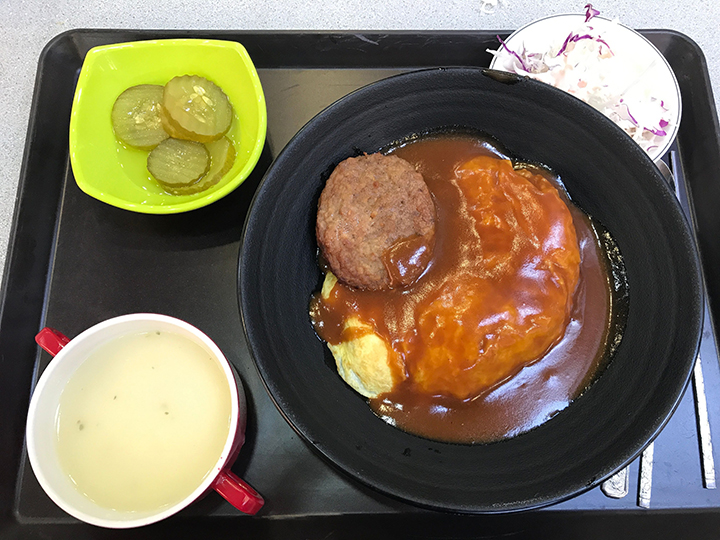
#> input picture images/lunch.JPG, 720 x 540 px, found by its file name
$ python object_detect.py
#> lines starting #> are read from the running program, lines starting #| are printed output that depends on the picture
import cv2

# multi-thread를 이용해 최적화, speed-up
cv2.setUseOptimized(True);
cv2.setNumThreads(4);

# read image
im = cv2.imread("images/lunch.jpg")
#> im is the input picture: shape (540, 720, 3); mean B, G, R 88.1, 108.9, 119.8

# resize image
newHeight = 200
newWidth = int(im.shape[1] * 200 / im.shape[0])
#> newWidth = 266
im = cv2.resize(im, (newWidth, newHeight))
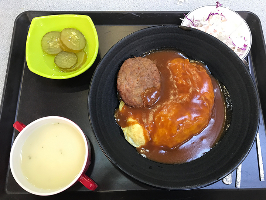
#> im: shape (200, 266, 3); mean B, G, R 88, 108.8, 119.7

# create Selective Search Segmentation Object using default parameters
ss = cv2.ximgproc.segmentation.createSelectiveSearchSegmentation()

# set input image on which we will run segmentation
ss.setBaseImage(im)

ss.switchToSelectiveSearchFast()

# run selective search segmentation on input image
rects = ss.process()
print('Total Number of Region Proposals: {}'.format(len(rects)))

# number of region proposals to show
numShowRects = 100
# increment to increase/decrease total number
# of reason proposals to be shown
increment = 10

cv2.imshow("Output", im)
while True:
    # create a copy of original image
    imOut = im.copy()

    # itereate over all the region proposals
    for i, rect in enumerate(rects):
        # draw rectangle for region proposal till numShowRects
        if (i < numShowRects):
            x, y, w, h = rect
            cv2.rectangle(imOut, (x, y), (x + w, y + h), (0, 255, 0), 1, cv2.LINE_AA)
        else:
            break
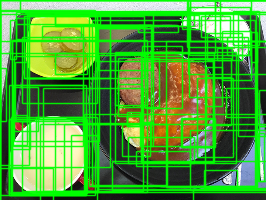
#> imOut: shape (200, 266, 3); mean B, G, R 56.1, 163.3, 77.9

    # show output
    cv2.imshow("Output", imOut)

    # record key press
    k = cv2.waitKey(0)
#> (key Esc is pressed here)

# close image show window
cv2.destroyAllWindows()

$ run again, with images/face1.jpg copied over images/lunch.JPG
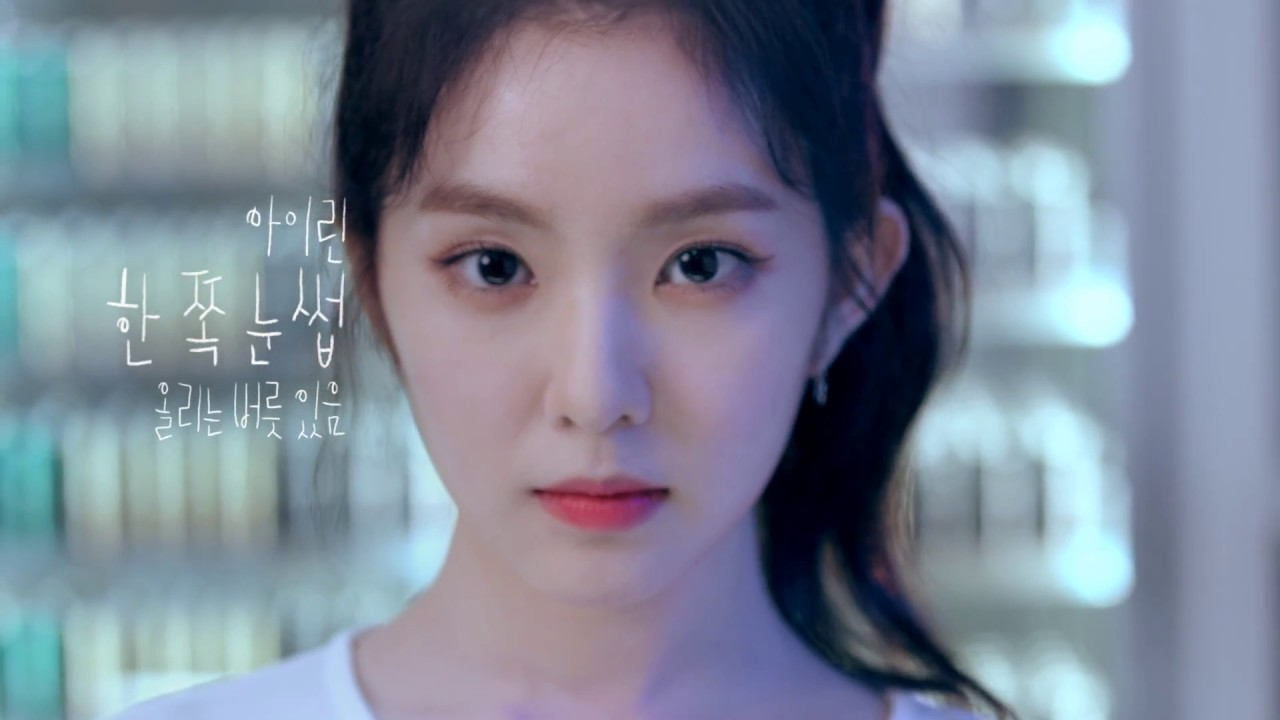
#> input picture images/face1.jpg, 1280 x 720 px, found by its file name
#> im is the input picture: shape (720, 1280, 3); mean B, G, R 150.8, 135.2, 125.8
#> im: shape (200, 355, 3)
#> after the loop `for i, rect in enumerate(rects):`:
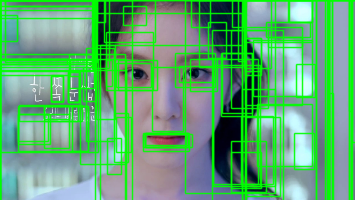
#> imOut: shape (200, 355, 3); mean B, G, R 114.9, 168.1, 96.4
